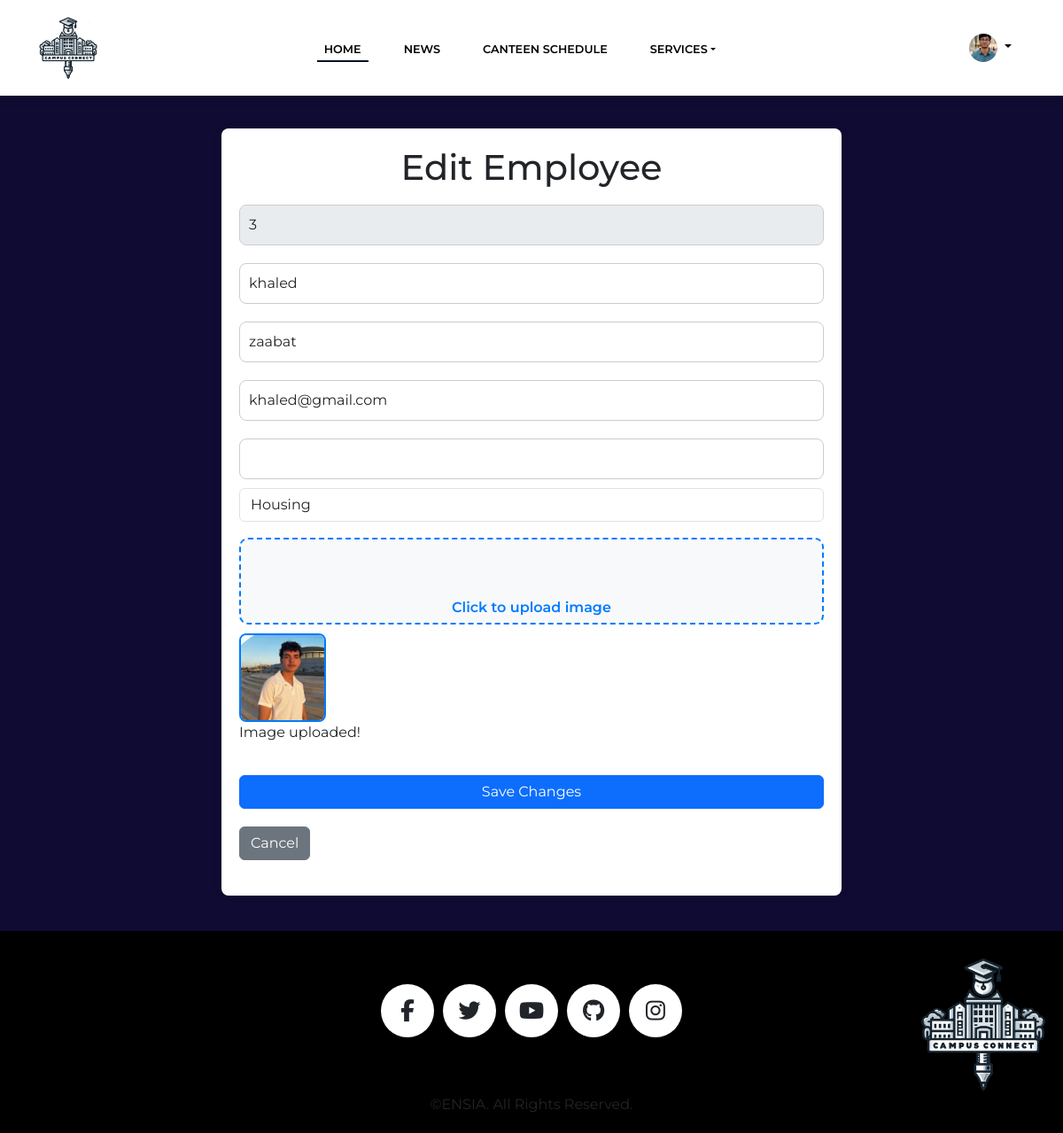
The page /editEmployee.php?userId=3 (signed in) on the database its author committed.
### tables this page shows
CREATE TABLE `employee` (
  `Id` varchar(255) NOT NULL,
  `firstName` varchar(100) NOT NULL,
  `lastName` varchar(100) NOT NULL,
  `Email` varchar(255) NOT NULL,
  `Role` varchar(50) NOT NULL,
  `Password` varchar(255) NOT NULL,
  `img_path` varchar(1000) NOT NULL,
  `Phone` varchar(50) DEFAULT NULL
);

### editEmployee.php (the view, shortened to what this page needs)
<?php
require 'db_connection.php';
require 'headerAdmin.php';
if (isset($_GET['userId'])) {
    $userId = $_GET['userId'];
    $stmt = $conn->prepare("SELECT * FROM employee WHERE Id = ?");
    $stmt->bind_param("s", $userId);
    $stmt->execute();
    $result = $stmt->get_result();
    $employee = $result->fetch_assoc();
}
?>
<!DOCTYPE html>
<html lang="en">
<head>
    <link rel="stylesheet" href="assets/bootstrap/css/bootstrap.min.css">
    <link rel="stylesheet" href="assets/fonts/simple-line-icons.min.css">
    <link rel="stylesheet" href="https://cdnjs.cloudflare.com/ajax/libs/font-awesome/6.6.0/css/all.min.css" />
    <link rel="stylesheet" href="assets/css/styles.css">
    <link rel="stylesheet" href="assets/css/crud.css">
</head>
<body>
    <div class="container2">
        <h1>Edit Employee</h1>
        <form action="" method="POST" class="student-form admin-form" enctype="multipart/form-data">
                <input type="text" id="userId" class="form-control" value="<?php echo htmlspecialchars($employee['Id']); ?>" disabled>
                <input type="text" id="firstName" class="form-control" name="firstName" value="<?php echo htmlspecialchars($employee['firstName']); ?>" required>
                <input type="text" id="lastName" class="form-control" name="lastName" value="<?php echo htmlspecialchars($employee['lastName']); ?>" required>
                <input type="email" id="email" class="form-control" name="email" value="<?php echo htmlspecialchars($employee['Email']); ?>" required>
                <input type="text" id="phone" class="form-control" name="phone" value="<?php echo htmlspecialchars($employee['phone']); ?>" required>
                <select id="role" class="form-control" name="role">
                    <option value="Housing" <?php echo ($employee['Role'] == 'Housing') ? 'selected' : ''; ?>>Housing</option>
                </select>
            <div class="form-group mt-2">
                <label for="file" class="custom-file-upload">
                <div class="icon" id="upload-icon">
                <svg viewBox="0 0 24 24" xmlns="http://www.w3.org/2000/svg">
                <path fill-rule="evenodd" clip-rule="evenodd" d="..." fill="#007bff"></path>
                </svg>
                </div>
            <div class="text" id="upload-text">
            <span>Click to upload image</span>
            </div>
                </label>
    <?php if ($employee['img_path']): ?>
        <div id="image-preview" style="display: block; margin-top: 10px;">
            <img id="preview-img" src="<?php echo htmlspecialchars($employee['img_path']); ?>" alt="Employee Image" style="max-width: 100px; max-height: 100px;">
            <p>Image uploaded!</p>
        </div>
    <?php endif; ?>
    </div>
            <button type="submit" class="btn btn-primary btn_submit">Save Changes</button>
            <div class="form-actions">
                <button type="submit" class="btn_second"><a href="crudadmin.php" class="btn btn-secondary btn_submit">Cancel</a></button>
            </div>
        </form>
    </div>
    <?php include 'footer.php'; ?>
</body>
</html>

### headerAdmin.php (shortened to what this page needs)
<?php
$userid = $_SESSION['user']['Id'] ;
if ($userid && $_SESSION['user']['isStud'] === false) {
    require 'db_connection.php';
    $stmt = $conn->prepare("SELECT img_path FROM employee WHERE Id = ?");
    $stmt->bind_param("i", $userid);
    $stmt->execute();
    $result = $stmt->get_result();
    $user = $result->fetch_assoc();
    if ($user && isset($user['img_path'])) {
        $imgPath = $user['img_path'];
    }
}else {
    die("you are student hhhhh");
}
?>
<header>
    <nav class="navbar navbar-expand-lg fixed-top bg-body clean-navbar">
        <div class="container">
            <a class="navbar-brand-logo" href="#">
                <img class="logo_img" src="assets/img/logo.png" alt="Brand Logo">
            </a>
            <div class="collapse navbar-collapse" id="navcol-1">
    <ul class="navbar-nav mx-auto">
        <?php if ($_SESSION['user']['Role'] === 'Admin'): ?>
            <li class="nav-item active"><a class="nav-link" href="AdminHome.php">Home</a></li>
            <li class="nav-item"><a class="nav-link" href="AdminNews.php">News</a></li>
            <li class="nav-item"><a class="nav-link" href="CanteenManagement.php">Canteen Schedule</a></li>
            <li class="nav-item dropdown">
                <a class="nav-link dropdown-toggle" href="#" id="servicesDropdown" Role="button" data-bs-toggle="dropdown" aria-expanded="false">Services</a>
            </li>
        <?php elseif ($_SESSION['user']['Role'] === 'Chef'): ?>
            <li class="nav-item"><a class="nav-link" href="CanteenManagement.php">Canteen Schedule</a></li>
            <li class="nav-item"><a class="nav-link" href="lostfound.php">Lost&Found items</a></li>
        <?php elseif ($_SESSION['user']['Role'] === 'Housing'): ?>
            <li class="nav-item"><a class="nav-link" href="roomRequests.php">Room Requests</a></li>
            <li class="nav-item"><a class="nav-link" href="lostfound.php">Lost&Found items</a></li>
        <?php elseif ($_SESSION['user']['Role'] === 'Maintenance'): ?>
            <li class="nav-item"><a class="nav-link" href="ReceivingIssues.php">Manage Issues</a></li>
            <li class="nav-item"><a class="nav-link" href="lostfound.php">Lost&Found items</a></li>
        <?php endif; ?>
    </ul>
    <div class="dropdown d-none d-lg-block me-3">
        <a href="#" class="d-block link-body-emphasis text-decoration-none dropdown-toggle" data-bs-toggle="dropdown" aria-expanded="false">
            <img src="<?php echo htmlspecialchars($imgPath); ?>" alt="mdo" width="32" height="32" class="rounded-circle">
        </a>
    </div>
</div>
    </nav>
</header>

### assets/css/styles.css (style rules this page uses)
body { padding-top:125px; }
.nav-link { text-decoration: none; color: #000; position: relative; padding-bottom: 5px; background-image: linear-gradient(to right, #001226 0%, #001226 100%); background-size: 0% 2px; background-position: left bottom; background-repeat: no-repeat; transition: background-size 0.4s ease; }
.nav-item.active .nav-link { background-size: 100% 2px; }
.logo_img { height: 70px; width:70px; }
button { padding: 10px; background-color: #0f0b32; color: white ; border: none; border-radius: 4px; cursor: pointer ; transition: background-color 0.3s ease ; }

### assets/css/crud.css (style rules this page uses)
body { background-color: #0f0b32; }
.container2 { max-width: 700px; margin: auto; background: white; padding: 20px; margin-top: 20px; margin-bottom: 40px; border-radius: 8px; box-shadow: 0 0 10px rgba(0, 0, 0, 0.1); }
h1 { text-align: center; }
.student-form { display: flex; flex-direction: column; margin-bottom: 20px; background-color: #ffffffdb; }
.student-form input { margin: 10px 0; padding: 10px; border: 1px solid #ccc; border-radius: 8px; }
.student-form label { display: inline-block; padding: 5px; position: relative; }
input, select, textarea { padding: 10px; border: 1px solid #ccc; border-radius: 4px; width: 100%; transition: border-color 0.3s ease; }
.student-form button { margin-top: 20px; }
.custom-file-upload { display: flex; margin-top: 10px; flex-direction: column; align-items: center; justify-content: center; border: 2px dashed #007bff; padding: 20px; border-radius: 10px; cursor: pointer; transition: background-color 0.3s ease; background-color: #f8f9fa; text-align: center; width: 100%; }
.custom-file-upload .icon svg { width: 50px; height: 50px; margin-bottom: 10px; fill: #007bff; }
.custom-file-upload .text span { font-size: 16px; color: #007bff; font-weight: 600; }
#image-preview img { border: 2px solid #007bff; border-radius: 8px; }
.btn_second { padding: 0px; border-radius: 10px; border: none; margin: 0px; }

### rows shown on the page
employee: img_path (picture)
employee: Id "3", firstName "khaled", lastName "zaabat", email "khaled@gmail.com", role "Housing", img_path (picture)
